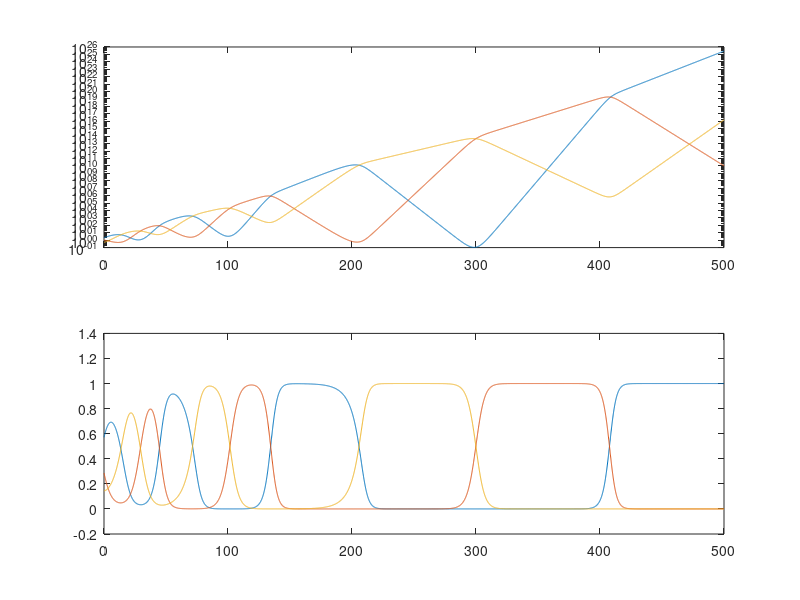
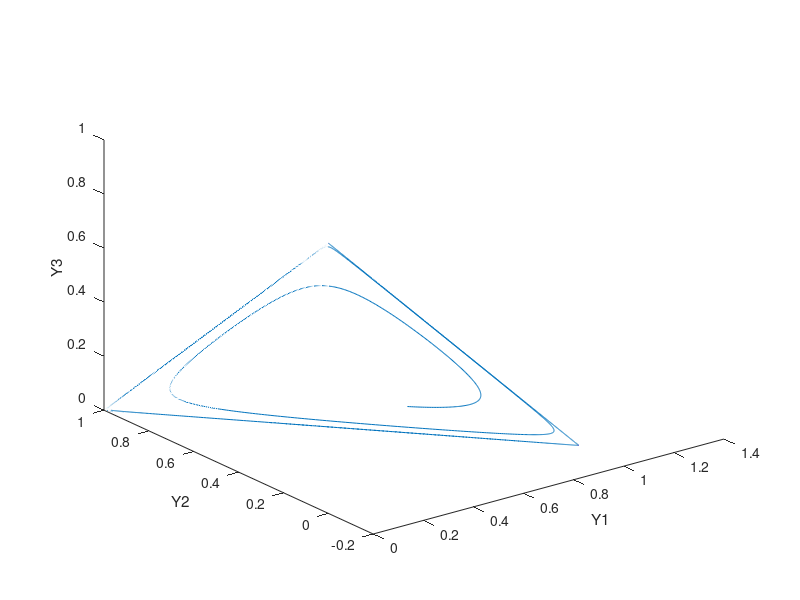

The MATLAB source for these figures, in order:

% This code simulates modified May-Leonard model with three nodes. 
% For equation and network diagram, see FigureS2A and Supplementary Method.
% For integration scheme, see 'ode45' function for description.
% It is used to generate the plot in Figure S2B, S3C, S2D.
% WHLin, 2020 Jan

% This simulation is just proof-of-priciple. It is not as accurate 
% as the other one, which apply log-transformed first and hence 
% the simulation closed to 0 is more accurate. 

% ======== Simulation parameters ========

Tstep = 0.1;      % step size of time points 
Tmax = 500;       % maximal time step
optA = odeset('RelTol', 10^(-8),'AbsTol', 10^(-8));  % error tolerance

% Note: the Tstep here is NOT the real integration step size,
% see 'ode45' Matlab document for how integration step size is 
% determined from error tolerance. 

x0 = [2 1 0.5]';    % initial condition
y0 = x0/sum(x0);    % nomalized initial condition 

% ======== Model parameters ========

r = [1.5 1.2 0.9];    % growth parameters
a = 1.1;              % influx coefficients
c = [1 0.8 1.3];      % efflux coefficients

% ======== Model description ========

% Growing trajectory X(t)

N = @(x) x(1)+x(2)+x(3);
y1 = @(x) x(1)/N(x);
y2 = @(x) x(2)/N(x);
y3 = @(x) x(3)/N(x);

F1 = @(x) x(1) * r(1) * ( a - c(1)*y1(x) - c(2)*y2(x) - c(3)*y3(x) );
F2 = @(x) x(2) * r(2) * ( a - c(3)*y1(x) - c(1)*y2(x) - c(2)*y3(x) );
F3 = @(x) x(3) * r(3) * ( a - c(2)*y1(x) - c(3)*y2(x) - c(1)*y3(x) );

mu = @(x) F1(x) + F2(x) + F3(x);
F = @(x) [F1(x) F2(x) F3(x)]';

% Trajectory on rescaled space Y(t)
G = @(y) F(y) - mu(y)*y;

% Integration the solution
Ft = @(t,x) F(x);
[t_sol, x_sol] = ode45(Ft,[0:Tstep:Tmax], x0, optA);

Gt = @(t,y) G(y);
[t_sol2, y_sol] = ode45(Gt,[0:Tstep:Tmax], y0, optA);

% ======== Data visualization ========

figure;
subplot(211);
semilogy(t_sol, x_sol);

subplot(212);
plot(t_sol2, y_sol);

figure;
plot3(y_sol(:,1), y_sol(:,2), y_sol(:,3));
xlabel('Y1');  ylabel('Y2'); zlabel('Y3');


